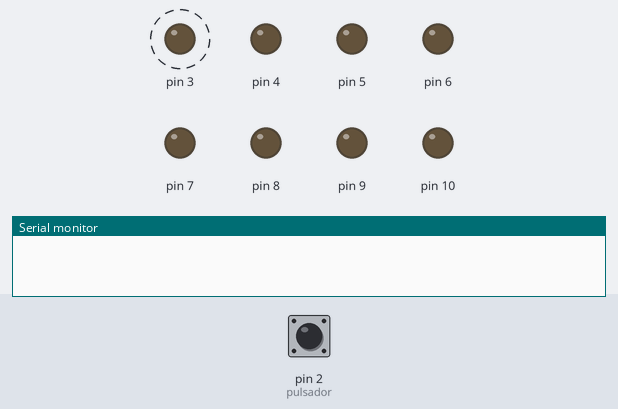
Recording of a sketch running on a simulated Arduino Uno, built with avr-gcc and run on an emulated ATmega328P. On the bench: output pins drawn as LEDs (lit = HIGH), the last lines printed to the serial monitor. Dashed ring = blinking. The test bench sets the inputs (shaded band); at power-on: pin 2 (pulsador) LOW.

Above: at 1.2 s.
1.3 s: pin 2 (pulsador) pulled HIGH for 0.15 s
At 2.9 s:
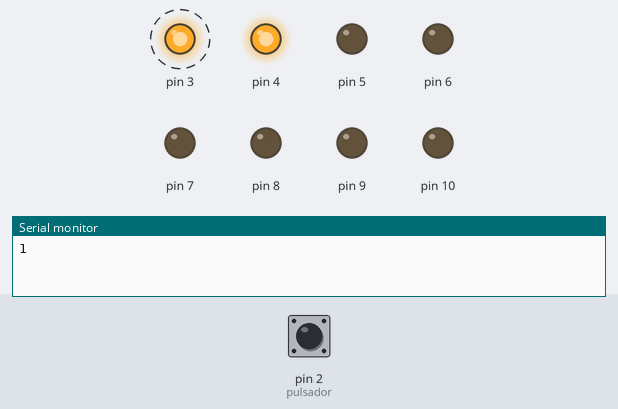
4.4 s: pin 2 (pulsador) pulled HIGH for 1 s
At 5.4 s:
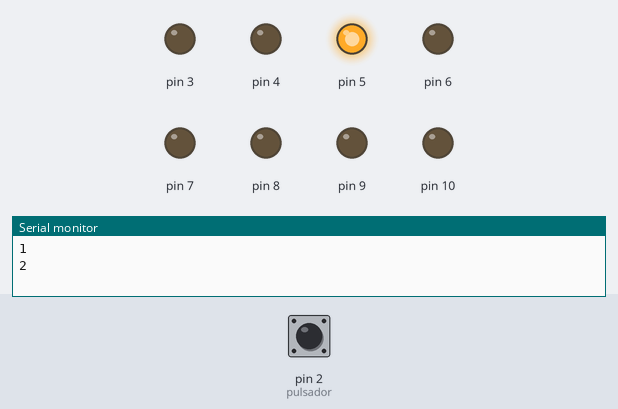
8.4 s: pin 2 (pulsador) pulled HIGH for 0.15 s
At 9.4 s:
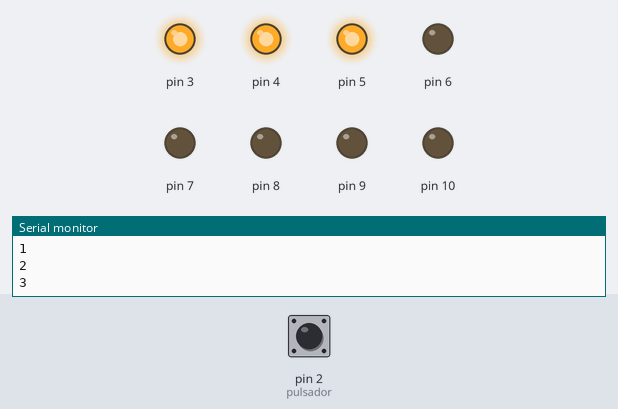
11.5 s: pin 2 (pulsador) pulled HIGH for 3.2 s
At 12.4 s:
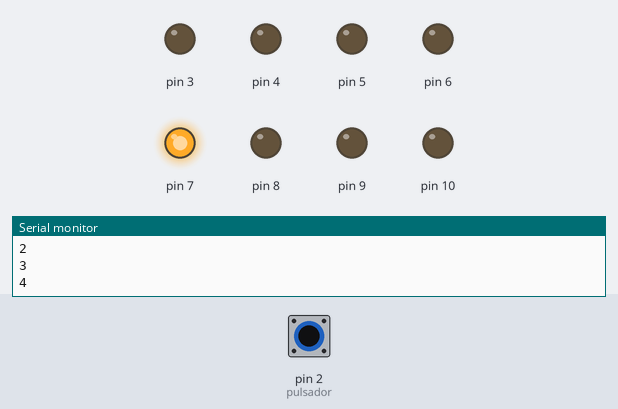
Timing chart, 0 to 17.2 s (numbered marks = the images above; inputs shaded):
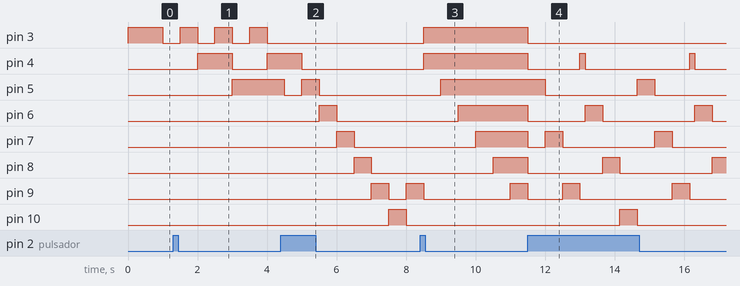

The sketch:

PC05.ino
```cpp
// SALIDA DEL PROGRAMA DEL PIN 3 AL 10
const byte pulsador = 2;
unsigned int contador = 0;
unsigned int statusLed = 0;
unsigned int direction1=0;
unsigned int direction2=0;
unsigned int shiftInt=1;
unsigned int option=0;
void setup() {
  Serial.begin(9600);
  pinMode(8,OUTPUT);
  pinMode(9,OUTPUT);
  pinMode(10,OUTPUT);
  // put your setup code here, to run once:
  DDRD = 255;
  PORTD = 1<<3;
  pinMode(pulsador, INPUT);
  attachInterrupt(digitalPinToInterrupt(pulsador),modeActive,RISING);
 }

void modeActive(){
  if(option<4){
    option++;
    Serial.println(option);

  }else{
    option=0;
  }
  contador = 0;
  statusLed = 0;
  direction1=0;
  direction2=0;
  shiftInt=1;
}

void count(){

    contador++;
    PORTD=contador<<3;
    PORTB=contador>>5;

  }

void blink(){
  statusLed=!statusLed;
  PORTD=statusLed<<3;
}

void shift(){
   if(direction1<7){
       direction1++;
       shiftInt=shiftInt<< 1;
       PORTD = (shiftInt << 3);
       PORTB=shiftInt>>5;
       }
       else{
         shiftInt=shiftInt>> 1;
          PORTD = (shiftInt << 3);
          PORTB=shiftInt>>5;
         direction2++;
          if(direction2==7){
            direction1=0;
            direction2=0;
          }
       }
}

void bateria(){
  if(direction1<7){
       direction1++;
       shiftInt=shiftInt<< 1;
       shiftInt=shiftInt+1;
       PORTD = (shiftInt << 3);
       PORTB=shiftInt>>5;
       }
    else{
          shiftInt=shiftInt--;
          shiftInt=shiftInt>> 1;
          PORTD = (shiftInt << 3);
          PORTB=shiftInt>>5;
         direction2++;
          if(direction2==7){
            direction1=0;
            direction2=0;
          }
       }
}

void par_impar(){
  if(direction1<3){
       direction1++;
       shiftInt=shiftInt<< 2;
       PORTD = (shiftInt << 3);
       PORTB=shiftInt>>5;
       }
       else{
         if(direction2==0){

          shiftInt=2;
          PORTD = (shiftInt << 3);
          PORTB=shiftInt>>5;
          delay(150);
         }

         shiftInt=shiftInt<< 2;
          PORTD = (shiftInt << 3);
          PORTB=shiftInt>>5;
         direction2++;
          if(direction2==3){
            shiftInt=1;
            direction1=0;
            direction2=0;
          }
       }
}

void loop() {
  // put your main code here, to run repeatedly:
  delay(500);

    switch (option) {
    case 0:
      blink();

      break;
    case 1:
      count();
      break;
    case 2:
      shift();
      break;
     case 3:
      bateria();
      break;
     case 4:
      par_impar();
      break;


  }


}
```

Measured:
- after the input at 1.3 s, pin 4: LOW → HIGH after 0.70 s, → LOW 1.0 s later, → HIGH 1.0 s later; pin 5: LOW → HIGH after 1.7 s
- after the input at 4.4 s, pin 3: stops changing and stays LOW; pin 4: goes on until 5.0 s, then stays LOW; pin 6: LOW → HIGH after 1.1 s instead of 0.60 s; pin 7: LOW → HIGH after 1.6 s, → LOW 0.50 s later; pin 8: LOW → HIGH after 2.1 s, → LOW 0.50 s later
- after the input at 8.4 s, pin 3: LOW → HIGH after 0.10 s instead of 2.6 s; pin 6: goes on until 9.5 s, then stays HIGH
- after the input at 11.5 s, pin 3: HIGH → LOW at once; pin 8: HIGH → LOW after 0.00 s instead of 1.5 s
- by itself, pin 3: alternates HIGH for 0.50 s and LOW for 0.50 s
